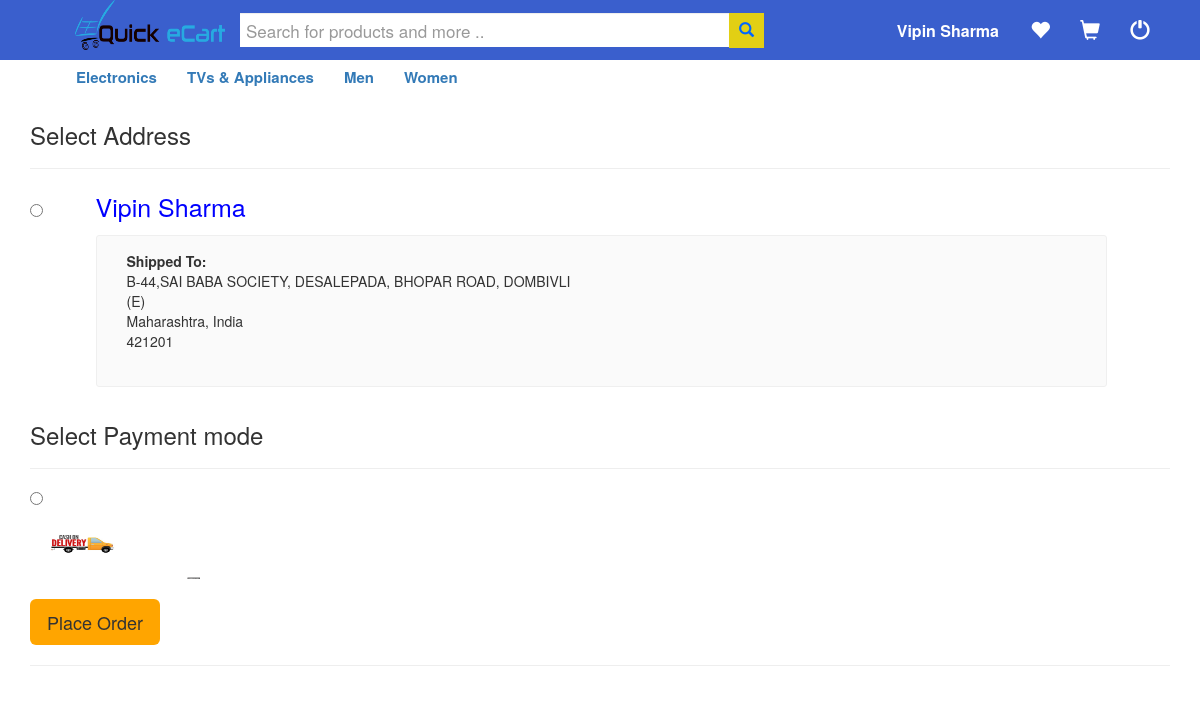
/create_order/cart/ (signed in), run on the app's committed database.
### user/models.py (models this page shows, shortened)
class User(AbstractUser):
    name = models.CharField(('Name'),max_length=100)
    mobile = models.IntegerField(('Mobile'),null=True,unique=True,
                                 help_text=('Exclude +91 Extension'))
    birthdate = models.DateField(('Birth Date'),null=True,
                                 help_text=('Enter in "YYYY-MM-DD" format'),)

class Address(models.Model):
    user = models.ForeignKey(User,on_delete=models.CASCADE)
    name = models.CharField(('Name'),null=False,max_length=300)
    street_address = models.TextField(('Street Address'),null=False)
    STATE_CHOICES = (
                    ('','--Select--'),
                    ('Maharashtra', 'Mahrashtra'),
                    ('Rajsthan', 'Rajsthan'),
                    ('Gujrat', 'Gujrat'),
                    ('Karnataka', 'Karnataka'),
                    ('Delhi', 'Delhi'),
    )
    state_choice = models.CharField(('State'),max_length=11,
                                      choices=STATE_CHOICES,
                                      default='')
    pincode = models.IntegerField(('Pin-Code'),null=False)

### payment/views.py (the view, shortened to what this page needs)
# urls.py: url('^create_order/(?P<buying_option>[a-zA-Z0-9@#$&-]+)/$',views.create_order,name="create_order"),
def create_order(request,buying_option):
    address_list = Address.objects.filter(user = request.user)
    context = {
        'address_list':address_list
        }
    return render(request,'payment/create_order.html',context=context)

### product/templatetags/app_filter.py (called while the page is built)
@register.filter(name = 'get_user_cart_value')
def get_user_cart_value(user):
    cart_count = Mycart.objects.filter(user = user).count()
    return cart_count

@register.filter(name= 'get_user_wishlist_value')
def get_user_wishlist_value(user):
    wishlist_count = Wishlist.objects.filter(user = user).count()
    return wishlist_count

### payment/templates/payment/create_order.html (shortened to what this page needs)
{% extends 'product/base.html' %}
{% load staticfiles %}
{% load app_filter %}
{% block body %}
<form role="form" action="#" method="POST">
	<div class="container">
	   <h3 class="pb-3 mb-4 font-italic border-bottom">
	      Select Address
	   </h3>
	   <hr>
	   {% if address_list|length > 0 %}
		   {% for address in address_list %}
			   <div class="card-body d-flex flex-column align-items-start">
			      <input type="radio" name="address" value="{{address.id}}" required>  <p style="color:blue;display:inline-block;font-size:25px">&nbsp&nbsp&nbsp&nbsp&nbsp&nbsp {{ address.name }}</p></input>
			      <br>
			      <div class="content" style="margin-left:3px">
				      <div class="container" style="max-width: 89%;background-color:#FAFAFA;border:1px solid #EFEFEF;padding:15px;border-radius:3px;margin-bottom:15px;">
					        <div class="col-xs-6 text-left">
				    				<address>
				        			<strong>Shipped To:</strong><br>
				    					{{ address.street_address }} <br>
				    					{{ address.state_choice }}, India<br>
				    					{{ address.pincode }}
				    				</address>
				    	    </div>
				      </div>
				  </div>
			   </div>
			{% endfor %}
		{% else %}
			<div style="color:red"><strong>Address Not found! Please Add Address</strong></div>
			<br>
			<a href="{% url 'user:manage_address' %}" class="btn btn-primary" ><span class="glyphicon glyphicon-home"></span> Add Address </a>
			<hr>
		{% endif %}
	</div>
	<div class="container">
		<h3 class="pb-3 mb-4 font-italic border-bottom">
		      Select Payment mode
		   </h3>
		<hr>
		<div class="row">
			<div class="col-md-2">
				<input type="radio" style="margin-top:2px" name="paymentmode" value="cod" required/><span><img src="{% static 'payment/images/cod.gif' %}" style="margin-left:20px" width="150" height="70" /></span>
			</div>
		</div>
		<br>
		<button type="submit" class="btn btn-lg" style="background-color:orange">Place Order</button>
		<hr>
	</div>
</form>
{% endblock %}

### product/templates/product/base.html (shortened to what this page needs)
<!DOCTYPE html>
<html lang="en">
<head>
    {% load staticfiles %}
    {% load app_filter %}
    <link rel="stylesheet" href="https://maxcdn.bootstrapcdn.com/bootstrap/3.3.7/css/bootstrap.min.css">
  	<link rel="stylesheet" href="https://stackpath.bootstrapcdn.com/font-awesome/4.7.0/css/font-awesome.min.css" />
</head>
<body>
<header>
	<nav class="navbar navbar-fixed-top" style="background-color:#3A5FCD" >
	  <div class="container-fluid">
	    <div class="navbar-header">
	      <a href="{% url 'product:home' %}"><img src="{% static 'product/images/ECartlogo.png' %}" style="margin-left:60px" width="150" height="50" /></a>
	    </div>
	    <div class="collapse navbar-collapse" id="myNavbar">
	    	<div class=search-container">
		      <form class="navbar-form navbar-left" role="search" method="post" action="{% url 'product:search_product' %}">
		                <div class="form-group">
		                    <input type="text" style="padding: 6px;margin-top: 5px;font-size: 17px;border-radius:0px;border: None;" placeholder="Search for products and more .." class="form-control" name="question" value="" size=50 required>
		                </div>
		                <button type="submit" style="float: right;padding: 6px 10px;margin-top: 5px;margin-right: 16px;border-radius:0px;border: None;background: #ddd;font-size: 16px;border: none;cursor: pointer;color:#0066ff;background-color:#E2CF14"><span class="glyphicon glyphicon-search" style="font-size:15px"></span></button>
		      </form>
		    </div>
	      <ul class="nav navbar-nav navbar-right" style="margin-right:20px">
	      	 {% if request.user.is_authenticated %}
		        <li>
			        <div class="dropdown">
					  <button class="dropbtn">{{ request.user.name }}</button>
					</div>
				</li>
		     	<li><a href="{% url 'usercart:wishlist_view' %}" data-toggle="tooltip" title="Wishlist"><span class="glyphicon glyphicon-heart" style="font-size: 20px;color:white;margin-top:4px"></span></a></li>
		     	<li><a href="{% url 'usercart:cart_view' %}" data-toggle="tooltip" title="Cart"><span class="glyphicon glyphicon-shopping-cart" style="font-size: 20px;color:white;margin-top:4px"></span></a></li>
		        <li><a href="{% url 'user:user_logout' %}" data-toggle="tooltip" title="Logout"><span class="glyphicon glyphicon-off" style="font-size: 20px;color:white;margin-top:4px"></span></a></li>
		     {% endif %}
	      </ul>
	    </div>
	  </div>
	</nav>
	<nav class="navbar" style="margin-bottom:0px;height:18px;background-color:white">
	  <div class="container-fluid">
	    <div class="collapse navbar-collapse">
	      <ul class="nav navbar-nav" style="margin-top:10px;margin-bottom:0px;margin-left:30px">
		        <li ><a href="{% url 'product:electronics_product' 'ALL' %}" style="font-size:15px;font-weight:650">Electronics</a></li>
		        <li ><a href="{% url 'product:tv_appliance_product' 'ALL' %}" style="font-size:15px;font-weight:650">TVs & Appliances</a></li>
		        <li ><a href="{% url 'product:mens_product' %}" style="font-size:15px;font-weight:650">Men</a></li>
		        <li ><a href="{% url 'product:womens_product' %}" style="font-size:15px;font-weight:650">Women</a></li>
	      </ul>
	    </div>
	  </div>
	</nav>
</header>
<main>
<div class="container">
</div>
</main>
{% block body %}
{% endblock %}
</body>
</html>

### product/templates/product/base.html (style rules this page uses)
.dropbtn { background-color: #3A5FCD; color: white; padding: 16px; font-size: 16px; border: none; margin-top:4px; font-weight:bold; }
.dropdown { position: relative; display: inline-block; }

### data on the page
User: user.name "Vipin Sharma"
Address: name "Vipin Sharma", street_address "B-44,SAI BABA SOCIETY, DESALEPADA, BHOPAR ROAD, DOMBIVLI (E)", state_choice "Maharashtra", pincode "421201"
